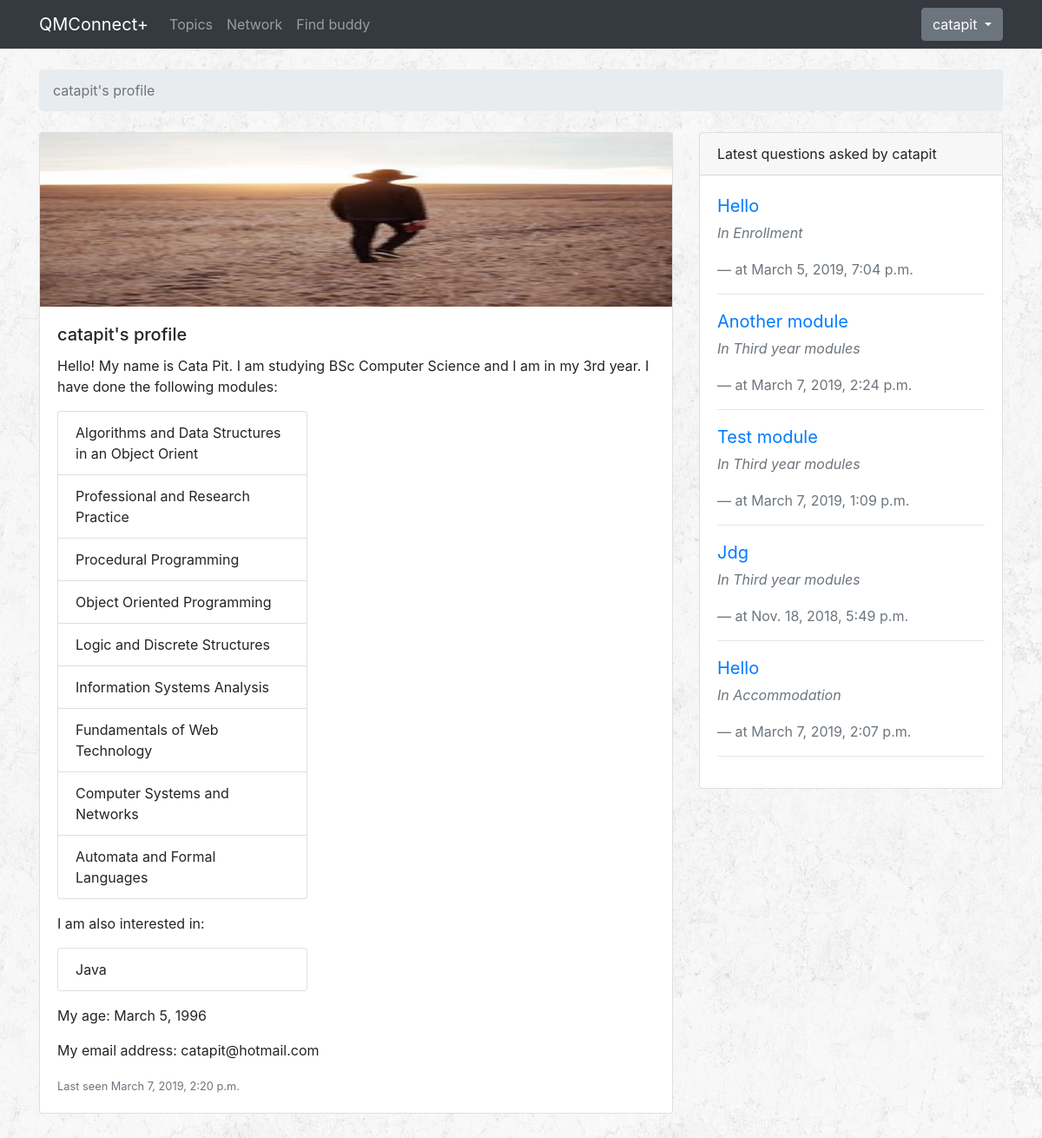
Screenshot of /profile/8/ (signed in) with the database file from the repository.
### accounts/models.py (models this page shows, shortened)
class Profile(models.Model):
    YEAR = (
        ('1', '1st year'),
        ('2', '2nd year'),
        ('3', '3rd year'),
    )
    SUBJECT = (
        ('BCS', 'BSc Computer Science'),
        ('BCSM', 'BSc Computer Science and Mathematics'),
        ('BCSIE', 'BSc Computer Science with Industrial Experience'),
        ('BCSWM', 'BSc Computer Science with Management (ITMB)'),
    )
    user = models.OneToOneField(User, on_delete=models.CASCADE)
    dob = models.DateField(auto_now=False, auto_now_add=False)
    image = models.ImageField(upload_to='profile_images', default='')
    universityYear = models.CharField(choices=YEAR, max_length=1, default='')
    subject = models.CharField(choices=SUBJECT, max_length=5, default='')
    module = models.ManyToManyField(Module)
    interest = models.ManyToManyField(Interest)
    message = models.ManyToManyField('self', blank=True, symmetrical=False, through="Message")

class Module(models.Model):
    name = models.CharField(max_length=50)
    def __str__(self):
        return self.name

class Interest(models.Model):
    name = models.CharField(max_length=50)
    def __str__(self):
        return self.name

### qa/models.py (models this page shows, shortened)
class Question(models.Model):
    subject = models.CharField(max_length=255)
    last_updated = models.DateTimeField(auto_now_add=True)
    topic = models.ForeignKey(Topic, related_name='questions', on_delete=models.CASCADE)
    starter = models.ForeignKey(User, related_name='questions', on_delete=models.CASCADE)
    views = models.PositiveIntegerField(default=0)
    def __str__(self):
        return self.subject

class Topic(models.Model):
    name = models.CharField(max_length=30, unique=True)
    description = models.CharField(max_length=100)
    def __str__(self):
        return self.name

### accounts/views.py (the view)
# urls.py: path('profile/<int:pk>/', accounts_views.profile, name='profile'),
@login_required
def profile(request, pk):
    user = get_object_or_404(User, pk=pk)
    users = User.objects.all()
    user_questions = Question.objects.filter(starter = user)[:5]
    return render(request, 'profile.html', {
        'user': user,
        'user_questions': user_questions
    })

### templates/profile.html (shortened to what this page needs)
{% extends 'base.html' %}
{% block breadcrumb %}
<li class="breadcrumb-item active">{{ user }}'s profile</li>
{% endblock %}
{% block content %}
<div class="bottom-padding">
  <div class="row">
    <div class="col-md-8">
      <div class="card">
        <img class="card-img-top" src="/profile_images/{{ user.profile.image }}" alt="User profile picture" width="100" height="200">
        <div class="card-body">
          <h5 class="card-title">{{ user }}'s profile</h5>
          <p class="card-text">Hello! My name is {{ user.get_full_name }}. I am studying {{ user.profile.get_subject_display }} and I am in my {{ user.profile.get_universityYear_display }}. I have done the following modules:</p>
          <div class="card" style="width: 18rem;">
            <ul class="list-group list-group-flush">
              {% for module in user.profile.module.all %}
              <li class="list-group-item">{{ module }}</li>
              {% endfor %}
            </ul>
          </div>
          <p class="card-text">I am also interested in:</p>
          <div class="card" style="width: 18rem;">
            <ul class="list-group list-group-flush">
              {% for interest in user.profile.interest.all %}
              <li class="list-group-item">{{ interest }}</li>
              {% endfor %}
            </ul>
          </div>
          <p class="card-text">My age: {{ user.profile.dob }}</p>
          <p class="card-text">My email address: {{ user.email }}</p>
          <p class="card-text"><small class="text-muted">Last seen {{ user.last_login }}</small></p>
        </div>
      </div>
    </div>
    <div class="col-md-4">
      <div class="card mb-4">
        <div class="card-header">
          Latest questions asked by {{ user }}
        </div>
        <div class="card-body">
          <blockquote class="blockquote mb-0">
            {% for userqs in user_questions %}
              <a href="{% url 'qa:question_answers' userqs.topic.pk userqs.pk %}">{{ userqs }}</a>
              <p class="card-text"><small class="text-muted"><cite>In {{ userqs.topic }} </cite></small></p>
              <footer class="blockquote-footer">at {{ userqs.last_updated }}</footer>
              <hr/>
            {% empty %}
              <p class="card-text"><small class="text-muted"><cite>No questions asked yet. :-( </cite></small></p>
            {% endfor %}
          </blockquote>
        </div>
      </div>
    </div>
  </div>
</div>
{% endblock %}

### templates/base.html (shortened to what this page needs)
{% load static %}
<!DOCTYPE html>
<html>
<head>
  <link rel="stylesheet" href="{% static 'css/bootstrap.min.css' %}">
  <link rel="stylesheet" href="{% static 'css/style.css' %}">
</head>
<body>
  {% block body %}
  <nav class="navbar navbar-expand-lg navbar-dark bg-dark">
    <div class="container">
      <a class="navbar-brand" href="{% url 'qa:latest' %}">QMConnect+</a>
      <div class="collapse navbar-collapse" id="mainMenu">
        <ul class="navbar-nav mr-auto">
          <li class="nav-item">
            <a class="nav-link" href="{% url 'qa:home' %}">Topics</a>
          </li>
          <li class="nav-item">
            <a class="nav-link" href="{% url 'qa:network' %}">Network</a>
          </li>
          {% if user.is_authenticated %}
            <li class="nav-item">
              <a class="nav-link" href="{% url 'qa:studybuddy' %}">Find buddy</a>
            </li>
          {% endif %}
        </ul>
        {% if user.is_authenticated %}
        <ul class="navbar-nav ml-auto">
          <li class="nav-item dropdown">
            <a class="btn btn-secondary dropdown-toggle" href="#" id="userMenu" data-toggle="dropdown" aria-haspopup="true" aria-expanded="false"> {{ request.user }} </a>
          </li>
        </ul>
        {% else %}
        <form class="form-inline ml-auto">
          <a href="{% url 'login' %}" class="btn btn-outline-secondary">Log in</a>
          <a href="{% url 'register' %}" class="btn btn-primary ml-2">Register</a>
        </form>
        {% endif %}
      </div>
    </div>
  </nav>
  <div class="container">
    <ol class="breadcrumb my-4">
      {% block breadcrumb %}
      {% endblock %}
    </ol>
    {% block content %}
    {% endblock %}
  </div>
  {% endblock body %}
</body>
</html>

### static/css/style.css (style rules this page uses)
body { background-image: url(../images/rockywall.png); }
.bottom-padding { padding-bottom: 50px; }

### rows the page displays
Module: name "Algorithms and Data Structures in an Object Orient"
Module: name "Professional and Research Practice"
Module: name "Procedural Programming"
Module: name "Object Oriented Programming"
Module: name "Logic and Discrete Structures"
Module: name "Information Systems Analysis"
Module: name "Fundamentals of Web Technology"
Module: name "Computer Systems and Networks"
Module: name "Automata and Formal Languages"
Interest: name "Java"
Question: subject "Hello", topic "Enrollment", last_updated "March 5, 2019, 7:04 p.m."
Question: subject "Another module", topic "Third year modules", last_updated "March 7, 2019, 2:24 p.m."
Question: subject "Test module", topic "Third year modules", last_updated "March 7, 2019, 1:09 p.m."
Question: subject "Jdg", topic "Third year modules", last_updated "Nov. 18, 2018, 5:49 p.m."
Question: subject "Hello", topic "Accommodation", last_updated "March 7, 2019, 2:07 p.m."

### other values shown
{{ request.user }} "catapit"
{{ user }} "catapit"
{{ user.get_full_name }} "Cata Pit"
{{ user.profile.get_subject_display }} "BSc Computer Science"
{{ user.profile.get_universityYear_display }} "3rd year"
{{ user.profile.dob }} "March 5, 1996"
{{ user.email }} "catapit@hotmail.com"
{{ user.last_login }} "March 7, 2019, 2:20 p.m."
